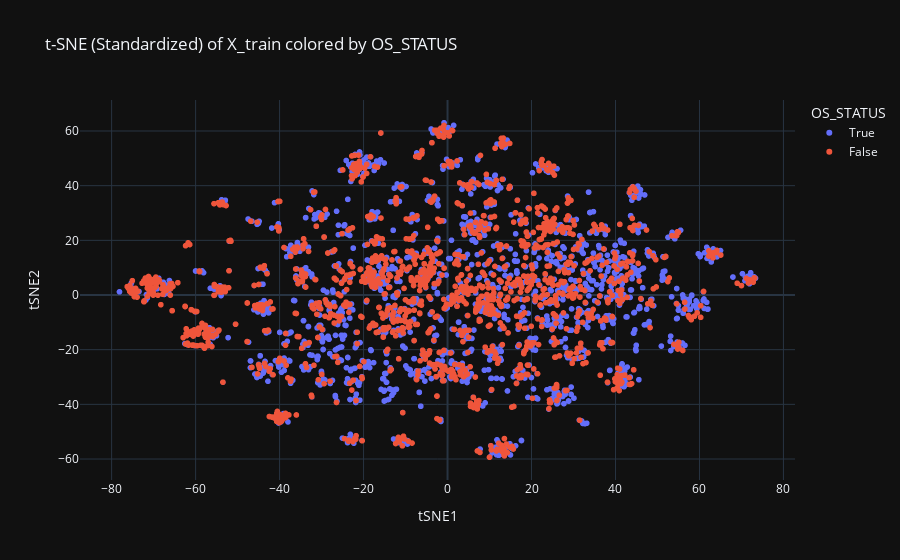

Write notebook code for a chart like this one.
### Code cell
from sklearn.manifold import TSNE

tsne = TSNE(n_components=2, random_state=42, learning_rate='auto', init='pca')
X_tsne = tsne.fit_transform(X_std)

df_tsne = pd.DataFrame(X_tsne, columns=['tSNE1', 'tSNE2'])
df_tsne['OS_STATUS'] = df_train['OS_STATUS']

fig_tsne = px.scatter(df_tsne, x='tSNE1', y='tSNE2', color='OS_STATUS',
                      title='t-SNE (Standardized) of X_train colored by OS_STATUS')
fig_tsne.show()

### Figure 1 — Plotly figure (JSON) as saved in the notebook; plotly's stock layout.template omitted (floating-point values rounded to 4 significant figures; data arrays with more than 128 entries replaced by an {"elided": "..."} marker saying what was removed)
{"data": [{"hovertemplate": "OS_STATUS=True<br>tSNE1=%{x}<br>tSNE2=%{y}<extra></extra>", "legendgroup": "True", "marker": {"color": "#636efa", "symbol": "circle"}, "mode": "markers", "name": "True", "showlegend": true, "x": {"elided": "1600 float values"}, "xaxis": "x", "y": {"elided": "1600 float values"}, "yaxis": "y", "type": "scattergl"}, {"hovertemplate": "OS_STATUS=False<br>tSNE1=%{x}<br>tSNE2=%{y}<extra></extra>", "legendgroup": "False", "marker": {"color": "#EF553B", "symbol": "circle"}, "mode": "markers", "name": "False", "showlegend": true, "x": {"elided": "1573 float values"}, "xaxis": "x", "y": {"elided": "1573 float values"}, "yaxis": "y", "type": "scattergl"}], "layout": {"xaxis": {"anchor": "y", "domain": [0.0, 1.0], "title": {"text": "tSNE1"}}, "yaxis": {"anchor": "x", "domain": [0.0, 1.0], "title": {"text": "tSNE2"}}, "legend": {"title": {"text": "OS_STATUS"}, "tracegroupgap": 0}, "title": {"text": "t-SNE (Standardized) of X_train colored by OS_STATUS"}}}
